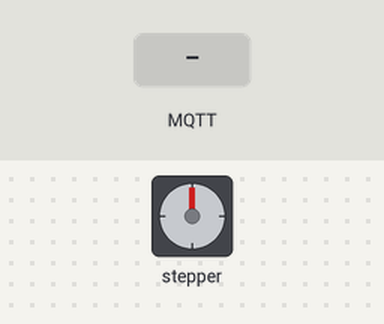
Recording of a sketch running on a simulated ESP8266 (NodeMCU). On the bench: stepper motor. The inputs (shaded band) are chosen by the test bench. WiFi joins after 1.5 s; servers stay silent unless stated; random numbers use the default seed unless the sketch sets one; no MQTT or app messages arrive unless stated; stepper angles assume 4096 steps per turn; what the sketch prints to the serial monitor is not drawn.

Above: at 3.2 s.
3.3 s: MQTT message "LEFT" arrives on the first subscribed topic
At 3.56 s:
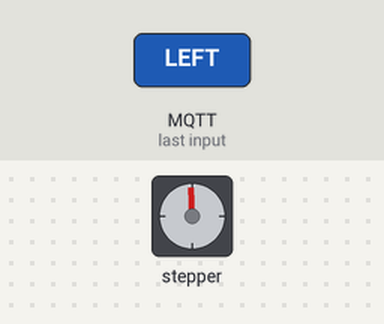
5.2 s: MQTT message "RIGHT" arrives on the first subscribed topic
At 5.53 s:
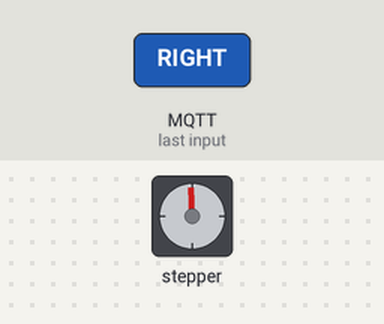
Timing chart, 0 to 8.2 s (numbered marks = the images above; inputs shaded):
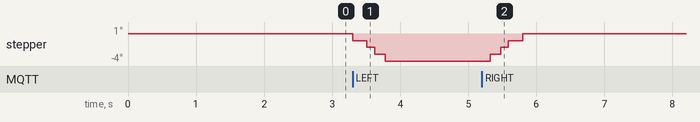

The sketch:

esp8266_face_tracker.ino
```cpp
#include <ESP8266WiFi.h>
#include <PubSubClient.h>
#include <AccelStepper.h>

// ==========================================
// FaceLocking: ESP8266 Stepper Motor Controller
// Controls 28BYJ-48 Stepper via ULN2003 Driver
// ==========================================

// --- WiFi Credentials ---
const char* ssid = "Pessi";
const char* password = "michael@069";

// --- MQTT Broker Settings ---
// Your computer's IP address on the Wi-Fi network:
const char* mqtt_server = "192.168.1.151";
const int mqtt_port = 1883;
const char* mqtt_topic = "face_track";

WiFiClient espClient;
PubSubClient client(espClient);

// --- ULN2003 Pin Connections ---
// IN1 -> D1 (GPIO 5)
// IN2 -> D2 (GPIO 4)
// IN3 -> D5 (GPIO 14)
// IN4 -> D6 (GPIO 12)
// AccelStepper 4-wire sequence: IN1, IN3, IN2, IN4
#define IN1 5   // D1
#define IN2 4   // D2
#define IN3 14  // D5
#define IN4 12  // D6

AccelStepper stepper(AccelStepper::HALF4WIRE, IN1, IN3, IN2, IN4);

// Center position (home)
long targetStepPosition = 0;

void callback(char* topic, byte* payload, unsigned int length) {
  String message = "";
  for (unsigned int i = 0; i < length; i++) {
    message += (char)payload[i];
  }
  message.trim();

  Serial.print("[MQTT] ");
  Serial.print(topic);
  Serial.print(" => ");
  Serial.println(message);

  // Command handlers:
  if (message == "LEFT") {
    // Relative step counter-clockwise
    stepper.move(-40);
  } else if (message == "RIGHT") {
    // Relative step clockwise
    stepper.move(40);
  } else if (message == "CENTER") {
    // Return to home center (0)
    stepper.moveTo(0);
  } else if (message == "STOP" || message == "NOT_DETECTED") {
    // Hold current position
    stepper.stop();
  } else {
    // Numeric target position for "tacho" pointer indicator
    bool isNegative = false;
    int startIdx = 0;
    if (message.startsWith("-")) {
      isNegative = true;
      startIdx = 1;
    } else if (message.startsWith("+")) {
      startIdx = 1;
    }

    long pos = message.substring(startIdx).toInt();
    if (isNegative) {
      pos = -pos;
    }

    // Clamp to safe range (+-800 steps, approx +-70 degrees)
    pos = constrain(pos, -800, 800);
    stepper.moveTo(pos);

    Serial.print(" -> parsed pos: ");
    Serial.print(pos);
    Serial.print(" | current: ");
    Serial.println(stepper.currentPosition());
  }
}

void reconnect() {
  while (!client.connected()) {
    Serial.print("Connecting to MQTT broker at ");
    Serial.print(mqtt_server);
    Serial.print("... ");
    String clientId = "ESP8266-FaceLock-" + String(random(0xffff), HEX);
    if (client.connect(clientId.c_str())) {
      Serial.println("CONNECTED!");
      client.subscribe(mqtt_topic);
      Serial.print("Subscribed to topic: ");
      Serial.println(mqtt_topic);
    } else {
      Serial.print("failed, rc=");
      Serial.print(client.state());
      Serial.println(" (will retry in 2s)");
      delay(2000);
    }
  }
}

void setup() {
  Serial.begin(115200);
  delay(500);
  Serial.println("\n======================================");
  Serial.println("  FaceLocking ESP8266 Stepper Tracker ");
  Serial.println("======================================");

  // Configure Stepper: 600 maxSpeed gives much higher torque to prevent stalling in reverse
  stepper.setMaxSpeed(600.0);
  stepper.setAcceleration(300.0);
  stepper.setCurrentPosition(0); // Start position is Center (0)

  // Connect to Wi-Fi
  Serial.print("Connecting to Wi-Fi: ");
  Serial.println(ssid);
  WiFi.mode(WIFI_STA);
  WiFi.begin(ssid, password);
  while (WiFi.status() != WL_CONNECTED) {
    delay(500);
    Serial.print(".");
  }
  Serial.println("\nWiFi Connected!");
  Serial.print("ESP8266 IP Address: ");
  Serial.println(WiFi.localIP());

  // Configure MQTT
  client.setServer(mqtt_server, mqtt_port);
  client.setCallback(callback);
}

void loop() {
  if (!client.connected()) {
    reconnect();
  }
  client.loop();
  stepper.run(); // Keeps the stepper moving smoothly
}
```
